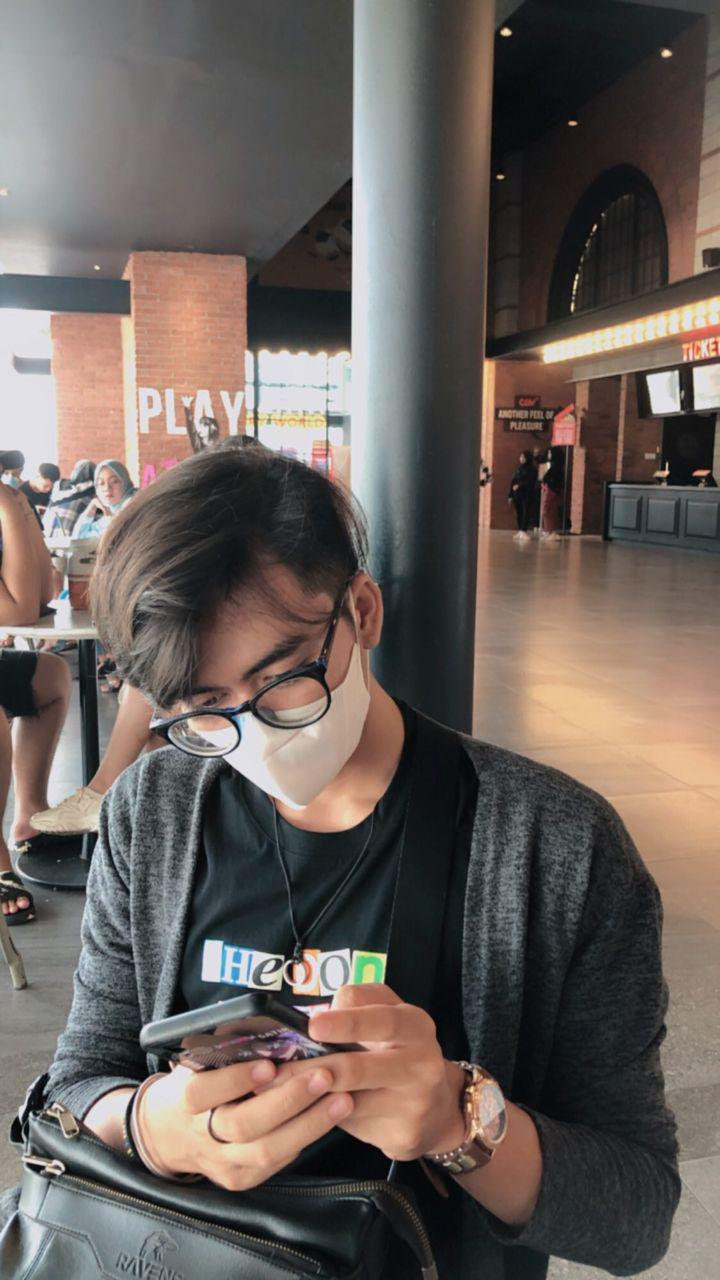
#> input picture PCD CROPPING/m ilham.jpeg, 720 x 1280 px
$ python ilham.py
#> lines starting #> are read from the running program, lines starting #| are printed output that depends on the picture
import cv2
import numpy as np

img = cv2.imread('m ilham.jpeg')
#> img is the input picture: shape (1280, 720, 3); mean B, G, R 91.7, 96.6, 106
print(img.shape) # Print image shape
#| (1280, 720, 3)
cv2.imshow("original", img)

# Cropping an image
cropped_image = img[80:280, 150:330]
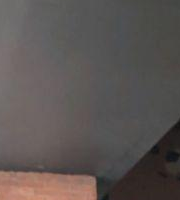
#> cropped_image: shape (200, 180, 3); mean B, G, R 82.9, 85.2, 92

# Display cropped image
cv2.imshow("cropped", cropped_image)

# Save the cropped image
cv2.imwrite("Cropped Image.jpg", cropped_image)

cv2.waitKey(0)
cv2.destroyAllWindows()
